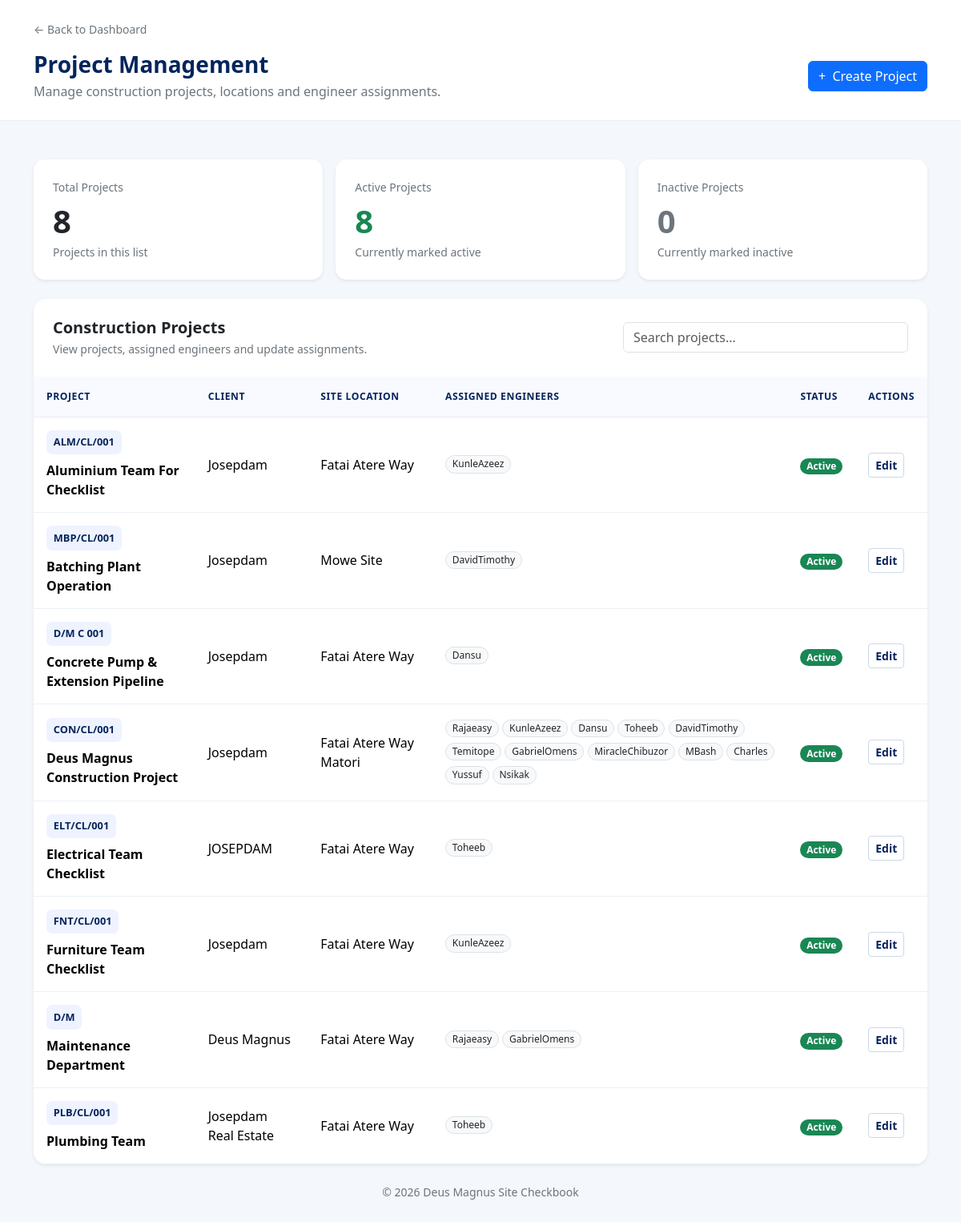
Page /site-checkbook/projects/ (signed in) on the committed database.
### site_checkbook/models.py (models this page shows, shortened)
class Project(models.Model):
    name = models.CharField(max_length=200)
    project_code = models.CharField(max_length=50, unique=True)
    client = models.CharField(max_length=200, blank=True)
    site_location = models.CharField(max_length=255)
    description = models.TextField(blank=True)
    engineers = models.ManyToManyField(
        settings.AUTH_USER_MODEL,
        related_name="checkbook_projects",
        blank=True,
    )
    is_active = models.BooleanField(default=True)
    created_at = models.DateTimeField(auto_now_add=True)
    class Meta:
        ordering = ["name"]

### site_checkbook/views.py (the view)
@login_required
def project_list(request):
    if not can_manage_projects(request.user):
        raise PermissionDenied
    projects = Project.objects.prefetch_related("engineers").all()
    return render(
        request,
        "site_checkbook/project_list.html",
        {
            "projects": projects,
            "is_reviewer": is_hr_reviewer(request.user),
            "can_manage_projects": True,
        },
    )

### site_checkbook/permissions.py (called while the page is built)
def can_manage_projects(user):
    if not user.is_authenticated:
        return False
    return (
        user.is_superuser
        or user.groups.filter(
            name__in=["HR", "Supervisors", "Project Managers"]
        ).exists()
    )

### site_checkbook/views.py (called while the page is built)
def is_hr_reviewer(user):
    return (
        user.is_authenticated
        and (
            user.is_superuser
            or user.groups.filter(name__in=["HR", "Supervisors"]).exists()
        )
    )

### templates/site_checkbook/project_list.html (shortened to what this page needs)
<!DOCTYPE html>
<html lang="en">
<head>
    <link href="https://cdn.jsdelivr.net/npm/bootstrap@5.3.3/dist/css/bootstrap.min.css" rel="stylesheet">
</head>
<body>
<header class="page-header py-4">
    <div class="container">
        <a href="{% url 'site_checkbook:dashboard' %}"
           class="text-decoration-none text-secondary small">
            &larr; Back to Dashboard
        </a>
        <div class="d-flex flex-column flex-md-row justify-content-between align-items-md-center gap-3 mt-3">
            <div>
                <h1 class="h3 fw-bold mb-1">Project Management</h1>
                <p class="text-secondary mb-0">
                    Manage construction projects, locations and engineer assignments.
                </p>
            </div>
            <a href="{% url 'site_checkbook:create_project' %}"
               class="btn btn-primary">
                <span class="me-1">+</span> Create Project
            </a>
        </div>
    </div>
</header>
<main class="container py-4 py-lg-5">
    <div class="row g-3 mb-4">
        <div class="col-sm-6 col-lg-4">
            <div class="card stat-card shadow-sm h-100">
                <div class="card-body p-4">
                    <div class="text-secondary small mb-2">Total Projects</div>
                    <div class="display-6 fw-bold">{{ projects|length }}</div>
                    <div class="text-secondary small mt-1">Projects in this list</div>
                </div>
            </div>
        </div>
        <div class="col-sm-6 col-lg-4">
            <div class="card stat-card shadow-sm h-100">
                <div class="card-body p-4">
                    <div class="text-secondary small mb-2">Active Projects</div>
                    <div class="display-6 fw-bold text-success" id="active-count">0</div>
                    <div class="text-secondary small mt-1">Currently marked active</div>
                </div>
            </div>
        </div>
        <div class="col-sm-6 col-lg-4">
            <div class="card stat-card shadow-sm h-100">
                <div class="card-body p-4">
                    <div class="text-secondary small mb-2">Inactive Projects</div>
                    <div class="display-6 fw-bold text-secondary" id="inactive-count">0</div>
                    <div class="text-secondary small mt-1">Currently marked inactive</div>
                </div>
            </div>
        </div>
    </div>
    <div class="card content-card shadow-sm">
        <div class="card-header bg-white border-0 p-3 p-md-4">
            <div class="d-flex flex-column flex-md-row justify-content-between align-items-md-center gap-3">
                <div>
                    <h2 class="h5 fw-bold mb-1">Construction Projects</h2>
                    <p class="text-secondary small mb-0">
                        View projects, assigned engineers and update assignments.
                    </p>
                </div>
                <div class="col-12 col-md-4">
                    <input type="search"
                           id="project-search"
                           class="form-control"
                           placeholder="Search projects..."
                           aria-label="Search projects">
                </div>
            </div>
        </div>
        <div class="table-responsive">
            <table class="table table-hover align-middle mb-0" id="projects-table">
                <thead>
                    <tr>
                        <th>Project</th>
                        <th>Client</th>
                        <th>Site Location</th>
                        <th>Assigned Engineers</th>
                        <th>Status</th>
                        <th>Actions</th>
                    </tr>
                </thead>
                <tbody>
                    {% for project in projects %}
                        <tr data-active="{{ project.is_active|yesno:'true,false' }}">
                            <td>
                                <span class="project-code">
                                    {{ project.project_code|default:"No code" }}
                                </span>
                                <div class="fw-semibold mt-2">
                                    {{ project.name }}
                                </div>
                            </td>
                            <td>{{ project.client|default:"—" }}</td>
                            <td>{{ project.site_location|default:"Not specified" }}</td>
                            <td>
                                {% for engineer in project.engineers.all %}
                                    <span class="badge rounded-pill text-bg-light border text-dark engineer-badge mb-1">
                                        {{ engineer.get_full_name|default:engineer.username }}
                                    </span>
                                {% empty %}
                                    <span class="text-secondary small">
                                        No engineers assigned
                                    </span>
                                {% endfor %}
                            </td>
                            <td>
                                {% if project.is_active %}
                                    <span class="badge rounded-pill text-bg-success">
                                        Active
                                    </span>
                                {% else %}
                                    <span class="badge rounded-pill text-bg-secondary">
                                        Inactive
                                    </span>
                                {% endif %}
                            </td>
                            <td>
                                <a href="{% url 'site_checkbook:edit_project' project.pk %}"
                                   class="btn btn-sm btn-edit">
                                    Edit
                                </a>
                            </td>
                        </tr>
                    {% endfor %}
                </tbody>
            </table>
        </div>
    </div>
    <footer class="text-center text-secondary small py-4">
        &copy; {% now "Y" %} Deus Magnus Site Checkbook
    </footer>
</main>
</body>
</html>

### templates/site_checkbook/project_list.html (style rules this page uses)
body { background: #f4f7fb; color: #04245c; }
.page-header { background: #fff; border-bottom: 1px solid #e8edf4; }
.content-card { border: 0; border-radius: 16px; overflow: hidden; }
.table thead th { background: #f8faff; color: #04245c; font-size: .76rem; text-transform: uppercase; letter-spacing: .045em; font-weight: 700; white-space: nowrap; padding: 1rem; border-bottom: 1px solid #e8edf4; }
.table tbody td { padding: 1rem; border-color: #edf0f5; }
.project-code { display: inline-block; padding: .35rem .55rem; border-radius: 7px; background: #eef3ff; color: #04245c; font-size: .8rem; font-weight: 700; }
.stat-card { border: 0; border-radius: 14px; }
.engineer-badge { font-weight: 500; }
.btn-edit { color: #04245c; border: 1px solid #cbd9e8; background: #fff; font-weight: 600; }

### rows in the picture
Project: project_code "ALM/CL/001", name "Aluminium Team For Checklist", client "Josepdam", site_location "Fatai Atere Way", is_active "Active"
Project: project_code "MBP/CL/001", name "Batching Plant Operation", client "Josepdam", site_location "Mowe Site", is_active "Active"
Project: project_code "D/M C 001", name "Concrete Pump & Extension Pipeline", client "Josepdam", site_location "Fatai Atere Way", is_active "Active"
Project: project_code "CON/CL/001", name "Deus Magnus Construction Project", client "Josepdam", site_location "Fatai Atere Way Matori", is_active "Active"
Project: project_code "ELT/CL/001", name "Electrical Team Checklist", client "JOSEPDAM", site_location "Fatai Atere Way", is_active "Active"
Project: project_code "FNT/CL/001", name "Furniture Team Checklist", client "Josepdam", site_location "Fatai Atere Way", is_active "Active"
Project: project_code "D/M", name "Maintenance Department", client "Deus Magnus", site_location "Fatai Atere Way", is_active "Active"
Project: project_code "PLB/CL/001", name "Plumbing Team", client "Josepdam Real Estate", site_location "Fatai Atere Way", is_active "Active"

### other values in the picture
{{ projects|length }} "8"
{{ engineer.get_full_name|default:engineer.username }} "KunleAzeez"
{{ engineer.get_full_name|default:engineer.username }} "DavidTimothy"
{{ engineer.get_full_name|default:engineer.username }} "Dansu"
{{ engineer.get_full_name|default:engineer.username }} "Rajaeasy"
{{ engineer.get_full_name|default:engineer.username }} "Toheeb"
{{ engineer.get_full_name|default:engineer.username }} "Temitope"
{{ engineer.get_full_name|default:engineer.username }} "GabrielOmens"
{{ engineer.get_full_name|default:engineer.username }} "MiracleChibuzor"
{{ engineer.get_full_name|default:engineer.username }} "MBash"
{{ engineer.get_full_name|default:engineer.username }} "Charles"
{{ engineer.get_full_name|default:engineer.username }} "Yussuf"
{{ engineer.get_full_name|default:engineer.username }} "Nsikak"
